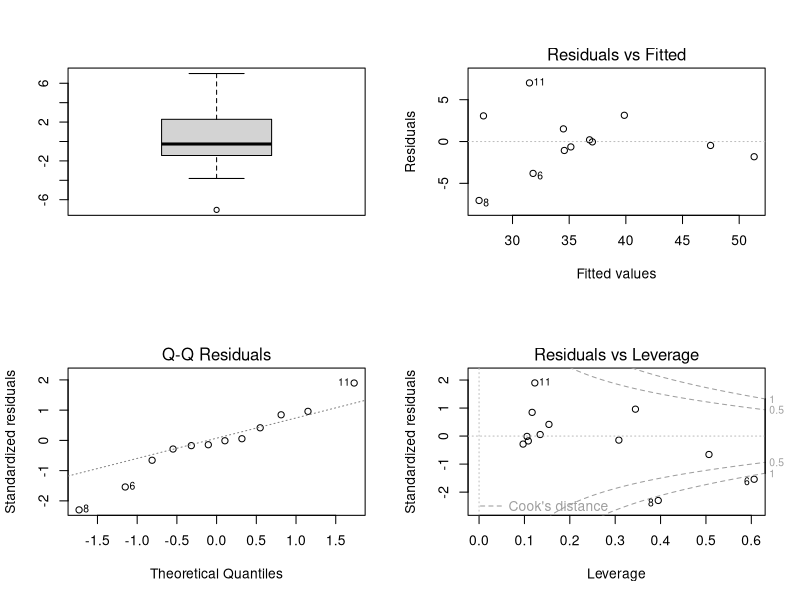
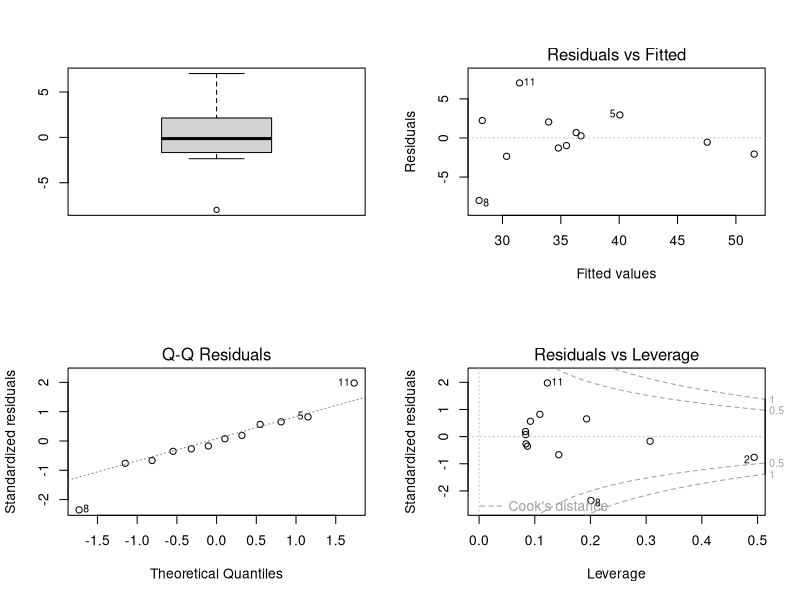

R code for these plots, in order:
# stat3012_week3.R

H = c(42.8,63.5,37.5,39.5,45.5,38.5,43,22.5,37,23.5,33,58)
W = c(40,93.5,35.5,30,52,17,38.5,8.5,33,9.5,21,79)
L = c(37,49.5,34.5,36,43,28,37,20,33.5,30.5,38.5,47)
dat = data.frame(H,W,L)
dat
lm1 = lm(L ~ . , data=dat)
summary(lm1)
sum(resid(lm1)^2)

par(mfrow=c(2,2))
boxplot(lm1$residuals)
plot(lm1,which=c(1,2,5),add.smooth=FALSE)
round(lm.influence(lm1)$h,3)
round(cooks.distance(lm1),4)
lm2 = lm(L~1+W, data=dat)
summary(lm2)
par(mfrow=c(2,2))
boxplot(lm2$residuals)
plot(lm2,which=c(1,2,5),add.smooth=FALSE)
predict(lm2,data.frame(W=90),se.fit=T)
